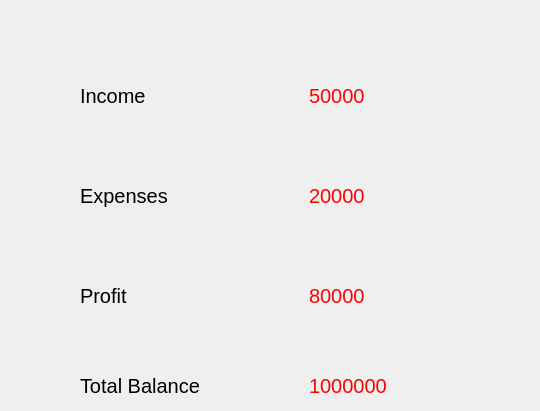
    <widget class="QWidget" name="main_widget">
     <widget class="QWidget" name="layoutWidget">
      <property name="geometry">
       <rect>
        <x>80</x>
        <y>80</y>
        <width>451</width>
        <height>32</height>
       </rect>
      </property>
      <layout class="QHBoxLayout" name="horizontalLayout">
       <item>
        <widget class="QLabel" name="income">
         <property name="font">
          <font>
           <pointsize>15</pointsize>
          </font>
         </property>
         <property name="text">
          <string>Income</string>
         </property>
         <property name="scaledContents">
          <bool>false</bool>
         </property>
        </widget>
       </item>
       <item>
        <widget class="QLabel" name="income_value">
         <property name="font">
          <font>
           <pointsize>15</pointsize>
          </font>
         </property>
         <property name="styleSheet">
          <string notr="true">color: red;</string>
         </property>
         <property name="text">
          <string>50000</string>
         </property>
        </widget>
       </item>
      </layout>
     </widget>
     <widget class="QWidget" name="layoutWidget">
      <property name="geometry">
       <rect>
        <x>80</x>
        <y>180</y>
        <width>451</width>
        <height>32</height>
       </rect>
      </property>
      <layout class="QHBoxLayout" name="horizontalLayout_2">
       <item>
        <widget class="QLabel" name="expenses">
         <property name="font">
          <font>
           <pointsize>15</pointsize>
          </font>
         </property>
         <property name="text">
          <string>Expenses</string>
         </property>
        </widget>
       </item>
       <item>
        <widget class="QLabel" name="expenses_value">
         <property name="font">
          <font>
           <pointsize>15</pointsize>
          </font>
         </property>
         <property name="styleSheet">
          <string notr="true">color: red;</string>
         </property>
         <property name="text">
          <string>20000</string>
         </property>
        </widget>
       </item>
      </layout>
     </widget>
     <widget class="QWidget" name="layoutWidget">
      <property name="geometry">
       <rect>
        <x>80</x>
        <y>280</y>
        <width>451</width>
        <height>32</height>
       </rect>
      </property>
      <layout class="QHBoxLayout" name="horizontalLayout_3">
       <item>
        <widget class="QLabel" name="profit">
         <property name="font">
          <font>
           <pointsize>15</pointsize>
          </font>
         </property>
         <property name="text">
          <string>Profit</string>
         </property>
        </widget>
       </item>
       <item>
        <widget class="QLabel" name="profit_value">
         <property name="font">
          <font>
           <pointsize>15</pointsize>
          </font>
         </property>
         <property name="styleSheet">
          <string notr="true">color: red;</string>
         </property>
         <property name="text">
          <string>80000</string>
         </property>
        </widget>
       </item>
      </layout>
     </widget>
     <widget class="QWidget" name="layoutWidget">
      <property name="geometry">
       <rect>
        <x>80</x>
        <y>370</y>
        <width>451</width>
        <height>32</height>
       </rect>
      </property>
      <layout class="QHBoxLayout" name="horizontalLayout_4">
       <item>
        <widget class="QLabel" name="balance">
         <property name="font">
          <font>
           <pointsize>15</pointsize>
          </font>
         </property>
         <property name="text">
          <string>Total Balance</string>
         </property>
        </widget>
       </item>
       <item>
        <widget class="QLabel" name="balance_value">
         <property name="font">
          <font>
           <pointsize>15</pointsize>
          </font>
         </property>
         <property name="styleSheet">
          <string notr="true">color: red;</string>
         </property>
         <property name="text">
          <string>1000000</string>
         </property>
        </widget>
       </item>
      </layout>
     </widget>
    </widget>
